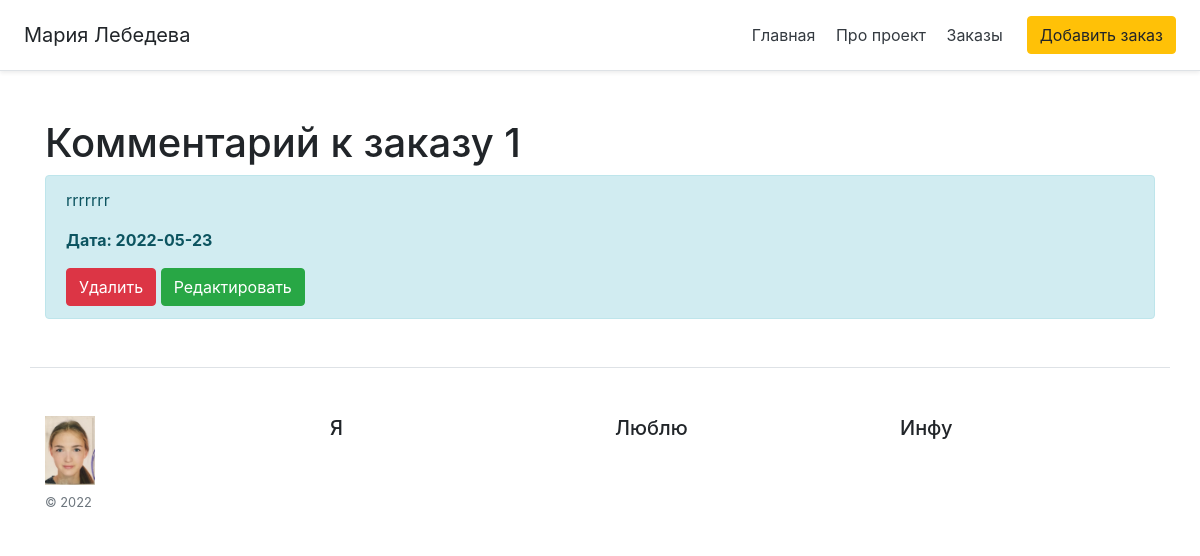
/posts/1, run on the app's committed database.
### app.py (models this page shows, shortened)
class Order(db.Model):
    id = db.Column(db.Integer, primary_key=True)
    title = db.Column(db.String(100), nullable=False)
    intro = db.Column(db.String(300), nullable=False)
    text = db.Column(db.Text, nullable=False)
    date = db.Column(db.DateTime, default=datetime.utcnow)

### app.py (the view)
@app.route('/posts/<int:id>')
def post_detail(id):
    order = Order.query.get(id)
    return render_template("post_detail.html", order=order)

### templates/post_detail.html (shortened to what this page needs)
{% extends 'base.html' %}
{% block body %}
<div class="container mt-5">
    <h1>Комментарий к заказу {{ order.id }}</h1>
    <div class="alert alert-info">
        <p>{{ order.text }}</p>
        <p><b>Дата: {{ order.date.date() }}</b></p>
        <form action="{{ url_for('post_delete', id=order.id) }}" method="POST" style="display: inline;">
        <input type="submit" value="Удалить" class="btn btn-danger" />
        </form>
        <a href="{{ url_for('post_update', id=order.id) }}" class="btn btn-success">Редактировать</a>
    </div>
</div>
{% endblock %}

### data on the page
Order: id "1", text "rrrrrrr", date "2022-05-23"
